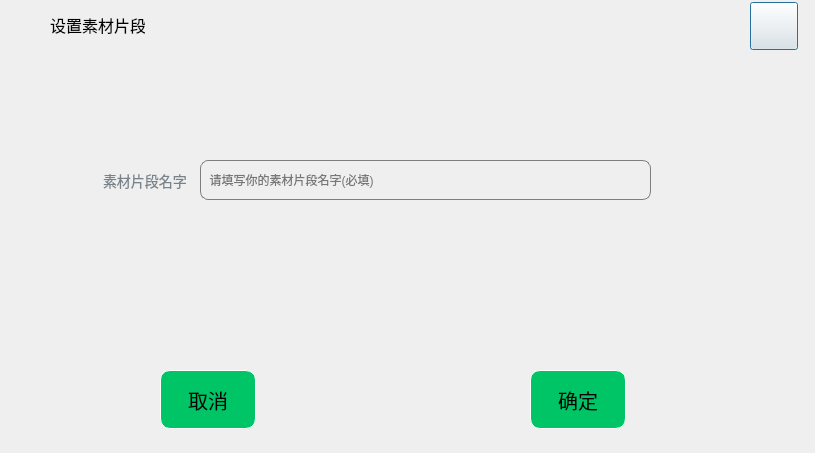
<?xml version="1.0" encoding="UTF-8"?>
<ui version="4.0">
 <class>GBSRemakeSlices</class>
 <widget class="QDialog" name="GBSRemakeSlices">
  <property name="geometry">
   <rect>
    <x>0</x>
    <y>0</y>
    <width>815</width>
    <height>453</height>
   </rect>
  </property>
  <property name="windowTitle">
   <string>Dialog</string>
  </property>
  <widget class="QWidget" name="widget" native="true">
   <property name="geometry">
    <rect>
     <x>0</x>
     <y>0</y>
     <width>815</width>
     <height>54</height>
    </rect>
   </property>
   <property name="styleSheet">
    <string notr="true"/>
   </property>
   <widget class="QLabel" name="label">
    <property name="geometry">
     <rect>
      <x>50</x>
      <y>14</y>
      <width>95</width>
      <height>22</height>
     </rect>
    </property>
    <property name="styleSheet">
     <string notr="true">font-size:16px;</string>
    </property>
    <property name="text">
     <string>设置素材片段</string>
    </property>
   </widget>
   <widget class="QPushButton" name="btnClose">
    <property name="geometry">
     <rect>
      <x>750</x>
      <y>2</y>
      <width>48</width>
      <height>48</height>
     </rect>
    </property>
    <property name="text">
     <string/>
    </property>
    <property name="icon">
     <iconset>
      <normaloff>../../forms/images/gbs/biz/gbs-close-window.png</normaloff>../../forms/images/gbs/biz/gbs-close-window.png</iconset>
    </property>
    <property name="iconSize">
     <size>
      <width>48</width>
      <height>48</height>
     </size>
    </property>
   </widget>
  </widget>
  <widget class="QWidget" name="widget_2" native="true">
   <property name="geometry">
    <rect>
     <x>-10</x>
     <y>50</y>
     <width>831</width>
     <height>411</height>
    </rect>
   </property>
   <widget class="QLineEdit" name="leActivationCode">
    <property name="geometry">
     <rect>
      <x>210</x>
      <y>110</y>
      <width>451</width>
      <height>40</height>
     </rect>
    </property>
    <property name="styleSheet">
     <string notr="true">background-color:transparent;
border: 1px solid  #7E7E7E;
border-radius: 8px;
</string>
    </property>
    <property name="text">
     <string/>
    </property>
    <property name="placeholderText">
     <string>  请填写你的素材片段名字(必填)</string>
    </property>
   </widget>
   <widget class="QPushButton" name="btnOK">
    <property name="geometry">
     <rect>
      <x>540</x>
      <y>320</y>
      <width>96</width>
      <height>59</height>
     </rect>
    </property>
    <property name="styleSheet">
     <string notr="true">background-color:#00C566;
border: 1px solid white;
border-radius:10px;
font-size:20px;</string>
    </property>
    <property name="text">
     <string>确定</string>
    </property>
   </widget>
   <widget class="QPushButton" name="btnCancel">
    <property name="geometry">
     <rect>
      <x>170</x>
      <y>320</y>
      <width>96</width>
      <height>59</height>
     </rect>
    </property>
    <property name="styleSheet">
     <string notr="true">background-color:#00C566;
border: 1px solid white;
border-radius:10px;
font-size:20px;</string>
    </property>
    <property name="text">
     <string>取消</string>
    </property>
   </widget>
   <widget class="QLabel" name="label_2">
    <property name="geometry">
     <rect>
      <x>113</x>
      <y>120</y>
      <width>91</width>
      <height>21</height>
     </rect>
    </property>
    <property name="styleSheet">
     <string notr="true">color: #78828A;
font-size: 14px;</string>
    </property>
    <property name="text">
     <string>素材片段名字</string>
    </property>
   </widget>
  </widget>
 </widget>
 <resources>
  <include location="../Resources.qrc"/>
 </resources>
 <connections/>
</ui>
